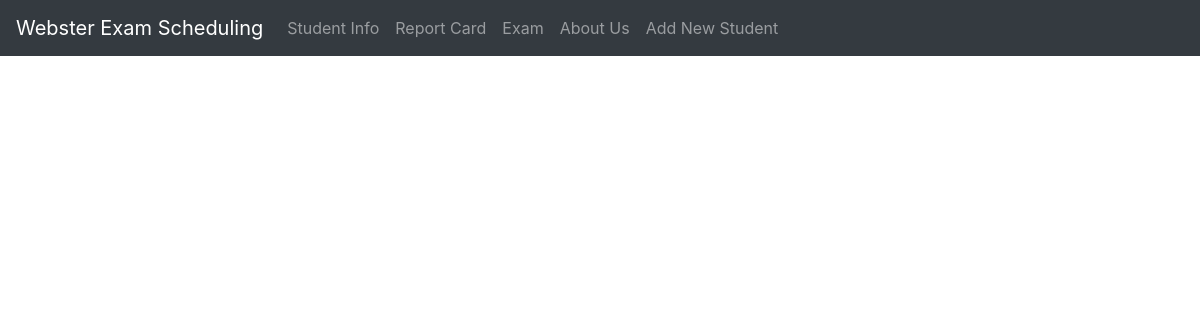
Before: /student.php with the older database file.
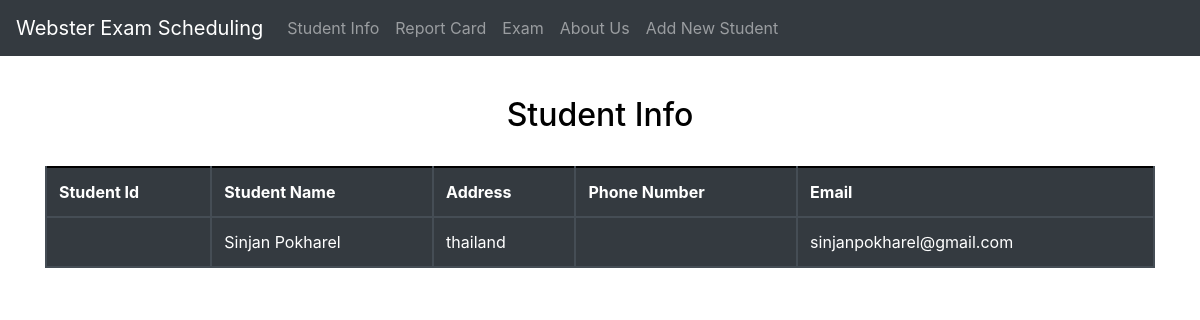
After: the same page with the newer database file.
### tables this page shows
CREATE TABLE Student
(
  Student_ID_number INT(10) NOT NULL,
  Student_Name VARCHAR(255) NOT NULL,
  Phone_number NUMERIC(10) NOT NULL,
  Address VARCHAR(255) NOT NULL,
  Email VARCHAR(255) NOT NULL,
  PRIMARY KEY (Student_ID_number)
);

### student.php (the view, shortened to what this page needs)
<!DOCTYPE html>
<html lang="en">
<head>
<link rel="stylesheet" href="https://maxcdn.bootstrapcdn.com/bootstrap/4.4.1/css/bootstrap.min.css">
</head>
</head>
<body>
<nav class="navbar navbar-expand-sm bg-dark navbar-dark fixed-top">
<a class="navbar-brand" href="login.php"> Webster Exam Scheduling</a>
<ul class="navbar-nav">
<li class="nav-item">
<a class="nav-link" href="index.php">Student Info</a>
</li>
<li class="nav-item">
<a class="nav-link" href="Report.php">Report Card</a>
</li>
<li class="nav-item">
<a class="nav-link" href="exam.php">Exam</a>
</li>
<li class="nav-item">
<a class="nav-link" href="describtion.php">About Us</a>
</li>
<li class="nav-item">
<a class="nav-link" href="Add_Student.html">Add New Student</a>
</li>
</ul>
</nav>
<?php
require('connect.php');
$sql = "SELECT * from Student;  ";
$result = $conn->query($sql);
if ($result->num_rows > 0)
{
    echo'
    <div class="container">
    <table class="table table-dark table-hover">
    <br><br><br><br>
<h2 style="color:Black"; align="center" class="w3-myfont">Student Info</h2>
<br/>
<th>Student Id</th>
<th>Student Name</th>
<th>Address</th>
<th>Phone Number</th>
<th>Email</th>
</tr>';
    while($row = $result->fetch_assoc())
 {
echo "<tr>
<td>" . $row["Student_ID"]. "</td>
<td>" . $row["Student_Name"]. "</td>
<td>" . $row["Address"]. "</td>
<td>" . $row["Phone_Number"]. "</td>
<td>" . $row["Email"]. "</td>
</tr>";
    }
 echo "</table>";
} else {
    echo "0 results";
}
?>
</body>
</html>

Changed rows visible on the page:
added student: Student_Name "Sinjan Pokharel", Address "thailand", Email "sinjanpokharel@gmail.com"
Other visible differences:
text no longer shown: "0 results"
text now shown: "Student Info Student Id Student Name Address Phone Number Email"
